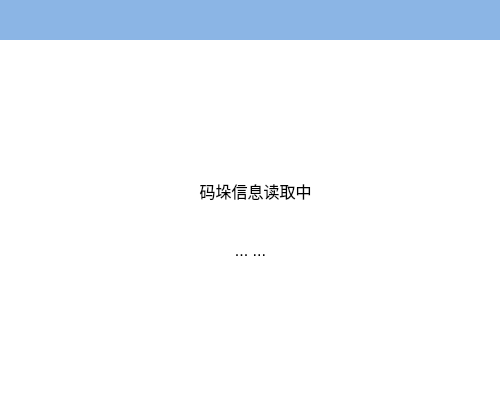
  <widget class="QStackedWidget" name="stackedWidget_tip">
   <property name="geometry">
    <rect>
     <x>260</x>
     <y>130</y>
     <width>500</width>
     <height>400</height>
    </rect>
   </property>
   <property name="minimumSize">
    <size>
     <width>500</width>
     <height>400</height>
    </size>
   </property>
   <property name="maximumSize">
    <size>
     <width>500</width>
     <height>400</height>
    </size>
   </property>
   <property name="styleSheet">
    <string notr="true">background-color:white;</string>
   </property>
   <property name="currentIndex">
    <number>0</number>
   </property>
   <widget class="QWidget" name="page_8">
    <widget class="QLabel" name="label_tip2_3">
     <property name="geometry">
      <rect>
       <x>150</x>
       <y>230</y>
       <width>201</width>
       <height>41</height>
      </rect>
     </property>
     <property name="font">
      <font>
       <pointsize>12</pointsize>
      </font>
     </property>
     <property name="text">
      <string>... ...</string>
     </property>
     <property name="alignment">
      <set>Qt::AlignCenter</set>
     </property>
    </widget>
    <widget class="QLabel" name="label_76">
     <property name="geometry">
      <rect>
       <x>0</x>
       <y>0</y>
       <width>500</width>
       <height>40</height>
      </rect>
     </property>
     <property name="minimumSize">
      <size>
       <width>500</width>
       <height>40</height>
      </size>
     </property>
     <property name="maximumSize">
      <size>
       <width>500</width>
       <height>30</height>
      </size>
     </property>
     <property name="font">
      <font>
       <pointsize>16</pointsize>
      </font>
     </property>
     <property name="styleSheet">
      <string notr="true">QLabel{background-color:#8BB5E5;}</string>
     </property>
     <property name="text">
      <string/>
     </property>
     <property name="alignment">
      <set>Qt::AlignCenter</set>
     </property>
    </widget>
    <widget class="QLabel" name="label_tip1_4">
     <property name="geometry">
      <rect>
       <x>120</x>
       <y>170</y>
       <width>271</width>
       <height>41</height>
      </rect>
     </property>
     <property name="font">
      <font>
       <pointsize>12</pointsize>
      </font>
     </property>
     <property name="text">
      <string>码垛信息读取中</string>
     </property>
     <property name="alignment">
      <set>Qt::AlignCenter</set>
     </property>
    </widget>
    <widget class="QLabel" name="label_77">
     <property name="geometry">
      <rect>
       <x>230</x>
       <y>70</y>
       <width>40</width>
       <height>40</height>
      </rect>
     </property>
     <property name="minimumSize">
      <size>
       <width>40</width>
       <height>40</height>
      </size>
     </property>
     <property name="maximumSize">
      <size>
       <width>40</width>
       <height>40</height>
      </size>
     </property>
     <property name="text">
      <string/>
     </property>
     <property name="pixmap">
      <pixmap resource="../resource.qrc">:/RunPage/runpage_images/alarm.png</pixmap>
     </property>
    </widget>
   </widget>
  </widget>
